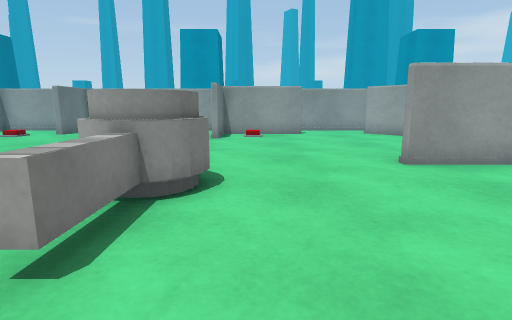
View 1 (above)

21 first-person views from a walk through a scene from a Unity 3-D project. The camera is 0.66 m above the floor, tilts 10° down and sees 80° across. The floor is counted in squares, 0.5 m on a side. Each view is taken from the middle of a square. On the plan, view 1 faces up. The plan holds only what a view shows up to about 14 squares ahead; the rest is blank. The place goes on beyond the plan. The player character is not drawn. Surface patterns are stand-ins for the level's own textures.

View 2
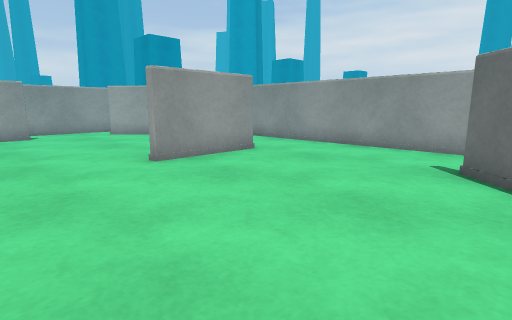

View 3
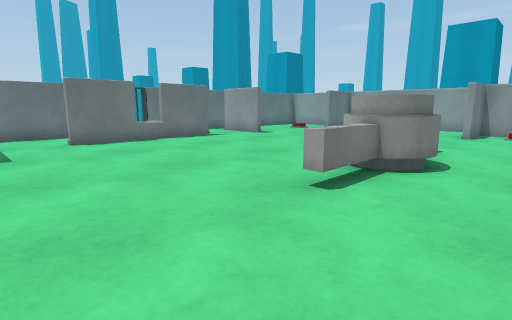

View 4
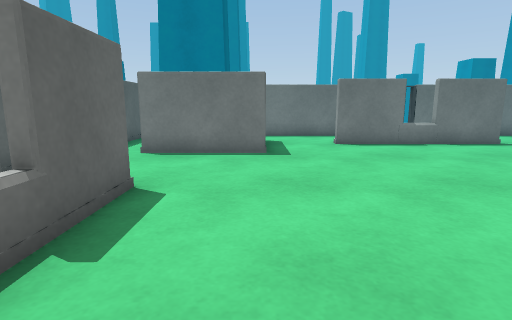

View 5
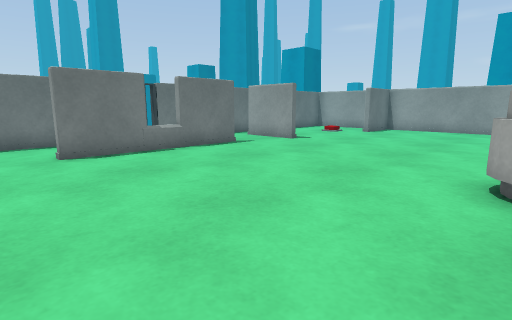

View 6
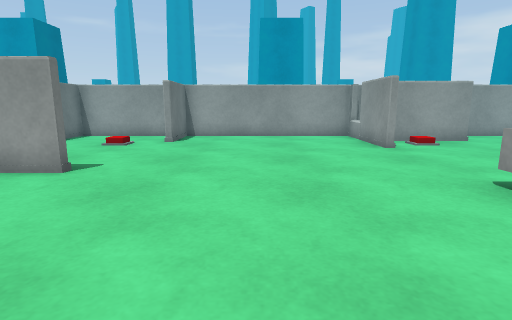

View 7
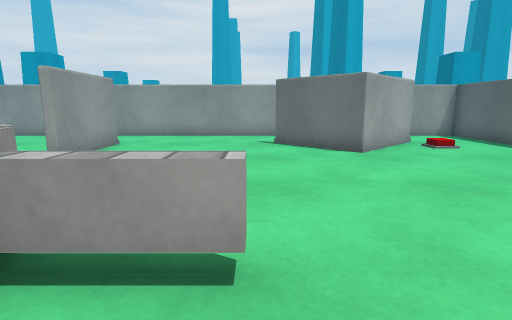

View 8
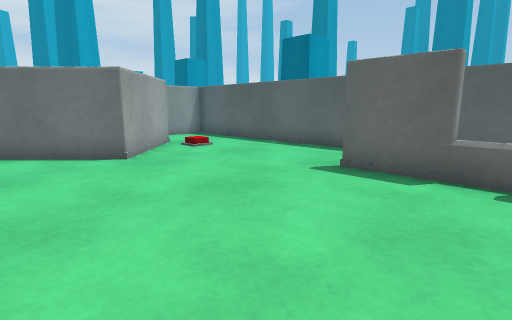

View 9
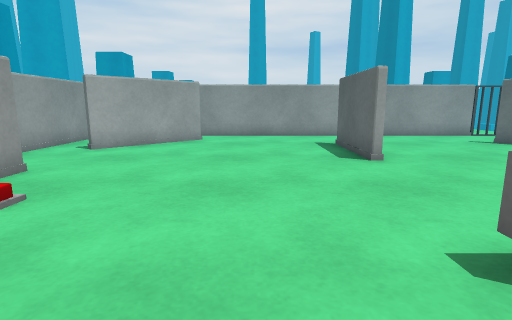

View 10
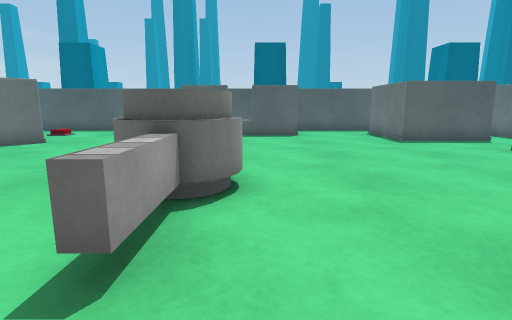

View 11
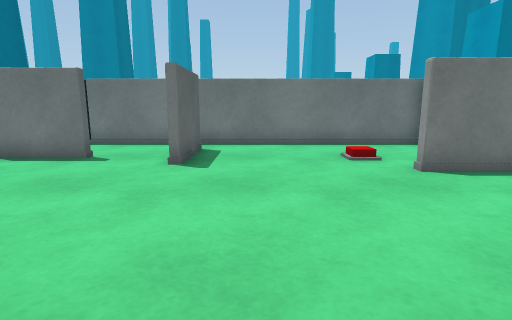

View 12
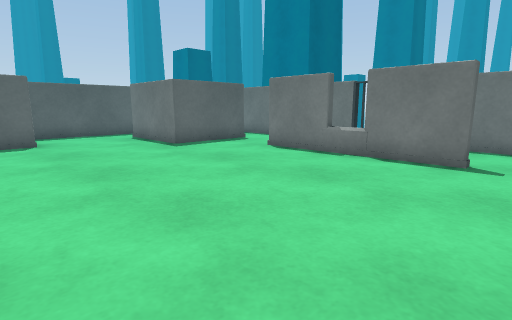

View 13
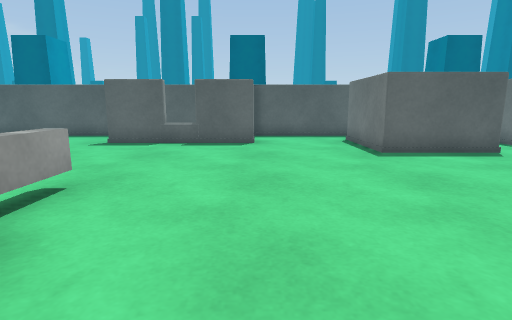

View 14
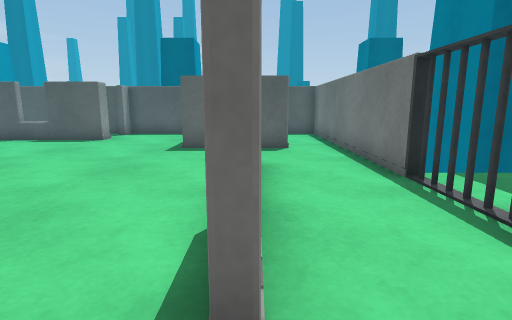

View 15
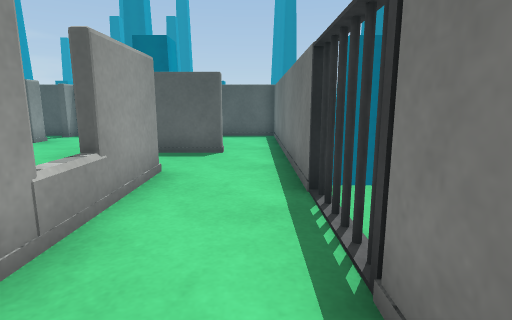

View 16
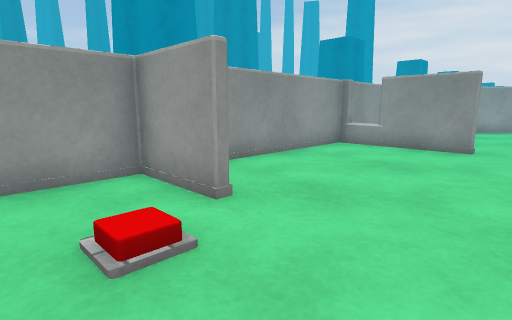

View 17
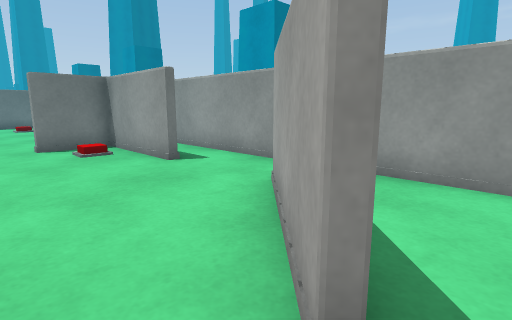

View 18
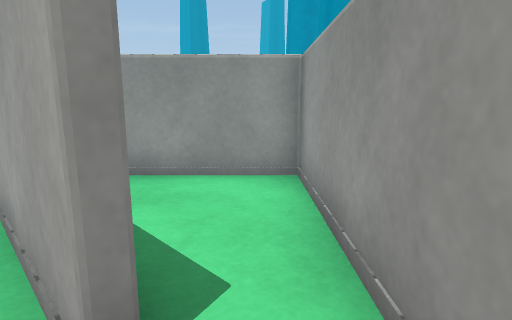

View 19
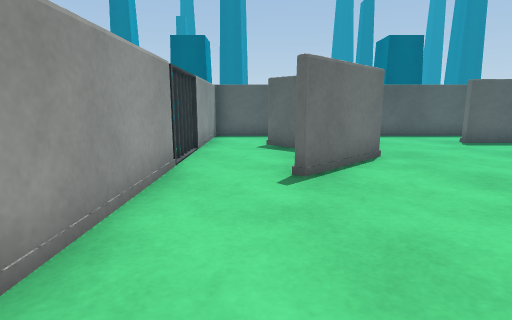

View 20
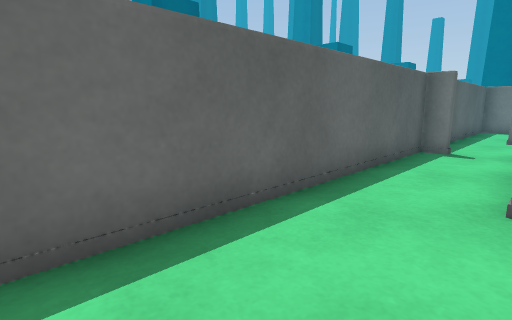

View 21
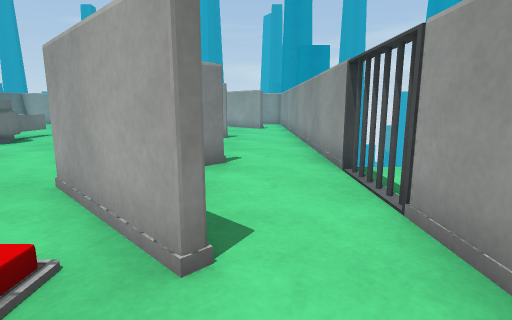

### Floor plan
Ten units are one square. View 1 is at (0, 0); x grows to the right and y downward. Boxes are objects, and circles mark ways between rooms. Rooms are numbered by the first view taken in them; rooms with no view inside come last. Other rooms are left out.
<svg viewBox="-145 -173 250 247">
<path fill="none" stroke="#000" d="M34 -71 68 -71M-18 -126 -18 -168 -91 -168 -91 -144M-108 -66 -108 -8M68 -69 34 -69M-110 -7 -110 -49M73 -12 68 -7M-49 48 -49 41 4 41M22 -148 -16 -148 -16 -126M-125 -93 -99 -93 -99 -90 -122 -90M-47 61 -47 69M-48 62 -45 69 98 69 98 25 99 22 97 18M67 27 76 36M-138 -52 -140 -48 -137 -42M-94 -144 -94 -168 -138 -168 -138 -49M-140 -40 -138 -35M-138 -25 -138 25M-121 17 -87 17 -87 54M-140 -32 -138 -27M82 -122 53 -151M98 -1 98 -126M74 38 47 11 72 -14M98 6 100 3 97 -3M99 14 97 9M54 -168 -15 -168M-94 69 -49 69 -49 61M98 -126 98 -168 54 -168M-138 25 -138 65M-139 69 -94 69"/>
<rect x="-35" y="-85" width="30" height="70" fill="#bbb"><title>other object</title></rect>
<circle cx="60" cy="-160" r="3" fill="#2a7"/>
<circle cx="90" cy="-130" r="3" fill="#2a7"/>
<circle cx="-130" cy="20" r="3" fill="#2a7"/>
<circle cx="-90" cy="60" r="3" fill="#2a7"/>
<text x="-20" y="-50">1</text>
<text x="80" y="-150">2</text>
<text x="-120" y="40">3</text>
</svg>
Room 1 opens to room 2. Room 1 opens to room 3.

Where each view was taken, in squares from view 1:
view 1: 0 up, 0 right, facing up
view 2: 0 up, 0 right, facing up-right
view 3: 2 down, 1 right, facing up-left
view 4: 2 down, 0 right, facing left
view 5: 1 down, 2 left, facing up-left
view 6: 3 up, 6 left, facing up
view 7: 2 up, 4 left, facing right
view 8: 2 up, 3 left, facing down-right
view 9: 10 up, 4 left, facing right
view 10: 10 up, 3 left, facing down
view 11: 11 up, 3 left, facing left
view 12: 8 up, 3 left, facing down-left
view 13: 7 up, 5 left, facing down
view 14: 8 up, 11 left, facing down
view 15: 7 up, 13 left, facing down
view 16: 11 up, 12 left, facing up-right
view 17: 11 up, 9 right, facing up-left
view 18: 11 up, 9 right, facing up
view 19: 7 up, 8 right, facing down
view 20: 4 down, 5 right, facing down-left
view 21: 6 down, 8 right, facing up
